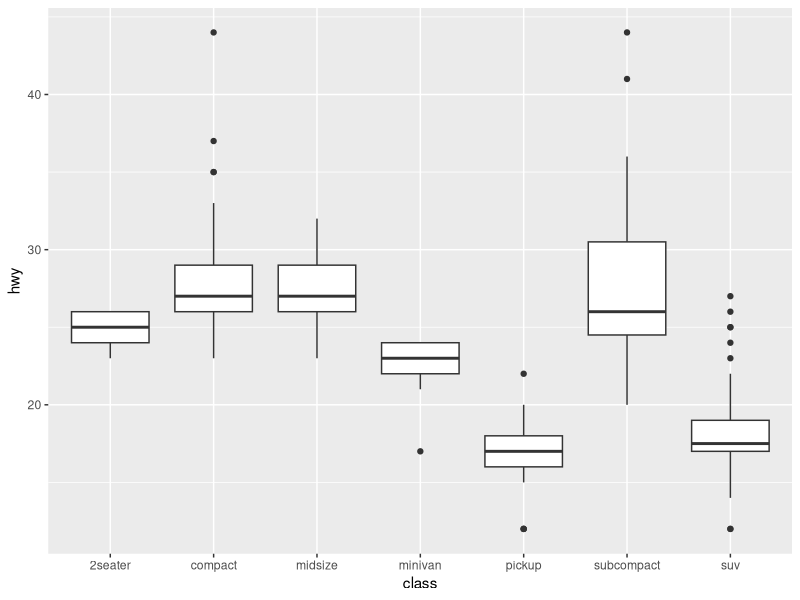

Write R code to recreate this figure.
# importing libraries
library(tidyverse)
library(ggplot2)


ggplot(data = mpg, mapping = aes(x = class, y = hwy)) + 
  geom_boxplot()

  